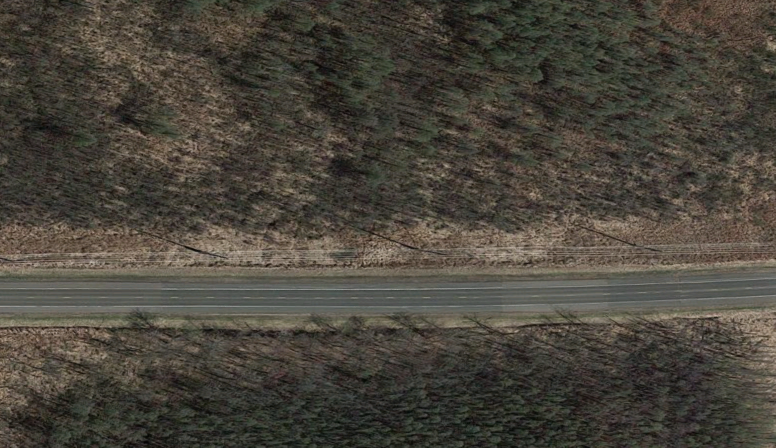
%> input picture Segmentation/RoadPic2.png, 1551 x 895 px (shown at 1/2 size)
$ octave watershedtest.m   (GNU Octave 9; MATLAB toolbox functions it lacks are replaced by stand-ins)
%> lines starting %> are read from the running program, lines starting %| are printed output that depends on the picture; in (x1, y1, x2, y2) boxes, pixels count from 0 and x2, y2 are one past the last pixel; in counts of white or black regions, pixels touching at a corner belong together; the program's own positions count from 1
%Test for road images.

%load the image and put it into grayscale.
road = imread('RoadPic2.png');
%> road is the input picture: size 895x1551x3 uint8; mean R, G, B 73.5, 68.8, 59.6
I = rgb2gray(road);

se = strel(ones(15,15)); %3 x 3 square of ones is the structure of the filter
%Morphogoical gradient options
basic_gradient = imdilate(I,se)-imerode(I,se);
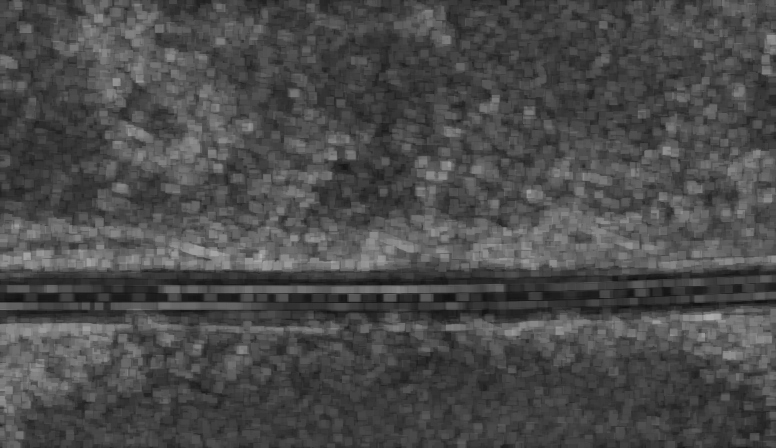
%> basic_gradient: size 895x1551 uint8 (shown at 1/2 size); min 12, max 178, mean 75
%Enchances internal boundaries of objects brighter than their background
%and the external objects darker than their background
internal_gradient = I - imerode(I,se);
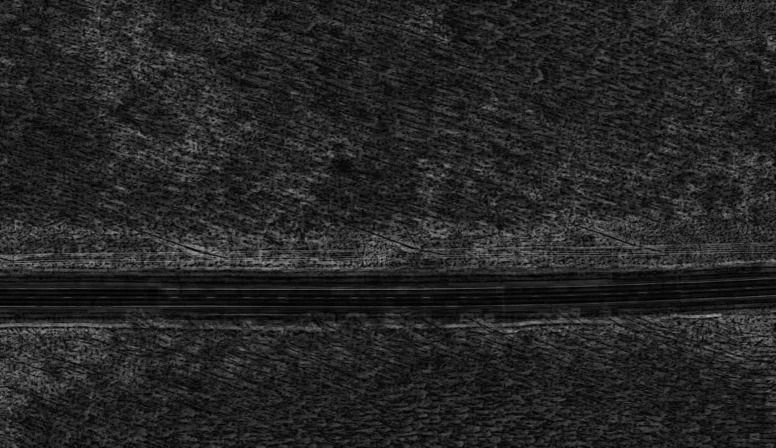
%> internal_gradient: size 895x1551 uint8 (shown at 1/2 size); min 0, max 173, mean 37
%Does the opposite of the internal_gradient.
external_gradient = imdilate(I,se) - I;
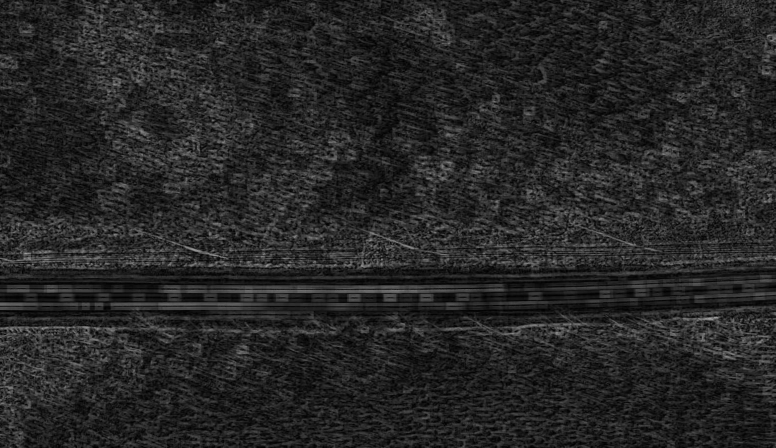
%> external_gradient: size 895x1551 uint8 (shown at 1/2 size); min 0, max 173, mean 37.9

%finding the forground of the picture.
rec = imreconstruct(external_gradient,I);
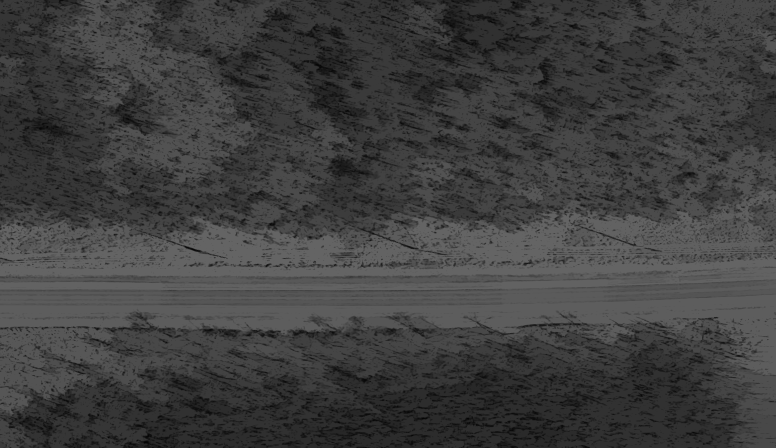
%> rec: size 895x1551 uint8 (shown at 1/2 size); min 0, max 100, mean 63.1
fgm = imregionalmax(rec);
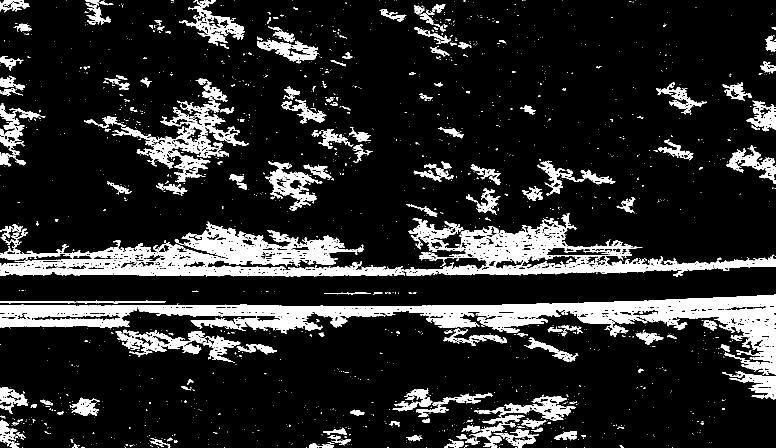
%> fgm: size 895x1551 logical (shown at 1/2 size); 14.7% white; 1600 white regions (1426 under 20 px), largest, box (x1, y1, x2, y2) and area: (0, 426, 1551, 554) 63098, (0, 589, 1551, 750) 55417, (225, 157, 497, 365) 11337
%Superimpose foreground onto the original
% I2 = I;
% I2(fgm) = 255;
% figure
% imshow(I2)

%Remove isolate pixels than are smaller than a specified number;
%Basically to clean things up so that only roads (i.e. long connected
%stretches, are detected.
fgm4 = bwareaopen(fgm,12000);
%> fgm4: size 895x1551 logical; 8.5% white; 2 white regions, box (x1, y1, x2, y2) and area: (0, 426, 1551, 554) 63098, (0, 589, 1551, 750) 55417
I3 = I;
I3(fgm4) = 255;
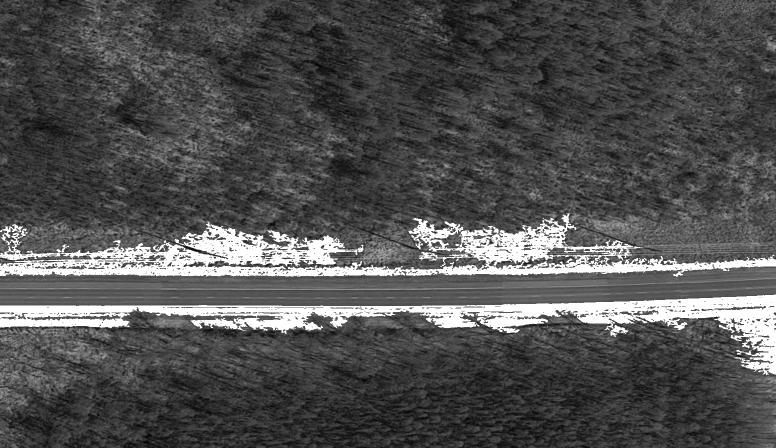
%> I3: size 895x1551 uint8 (shown at 1/2 size); min 0, max 255, mean 81
% figure
% imshow(I3)

%Find the background of the image
BW = edge(I3,'sobel');
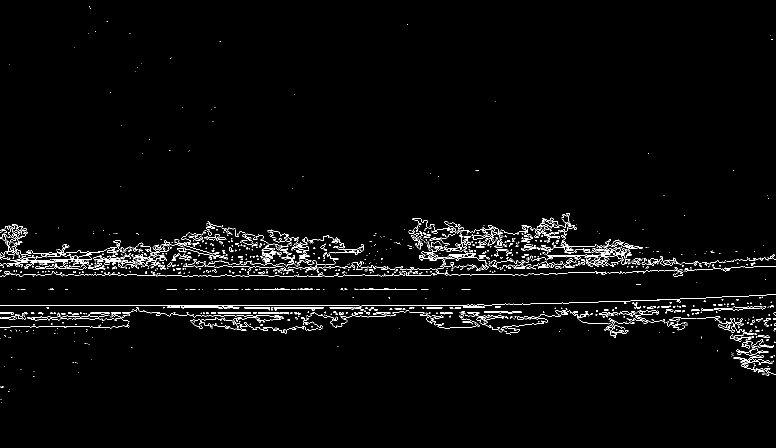
%> BW: size 895x1551 logical (shown at 1/2 size); 2.2% white in thin lines or dots, all inside (x1, y1, x2, y2) = (0, 13, 1551, 806)
%> (the run ends here)

$ run again, with Segmentation/1001.png copied over Segmentation/RoadPic2.png
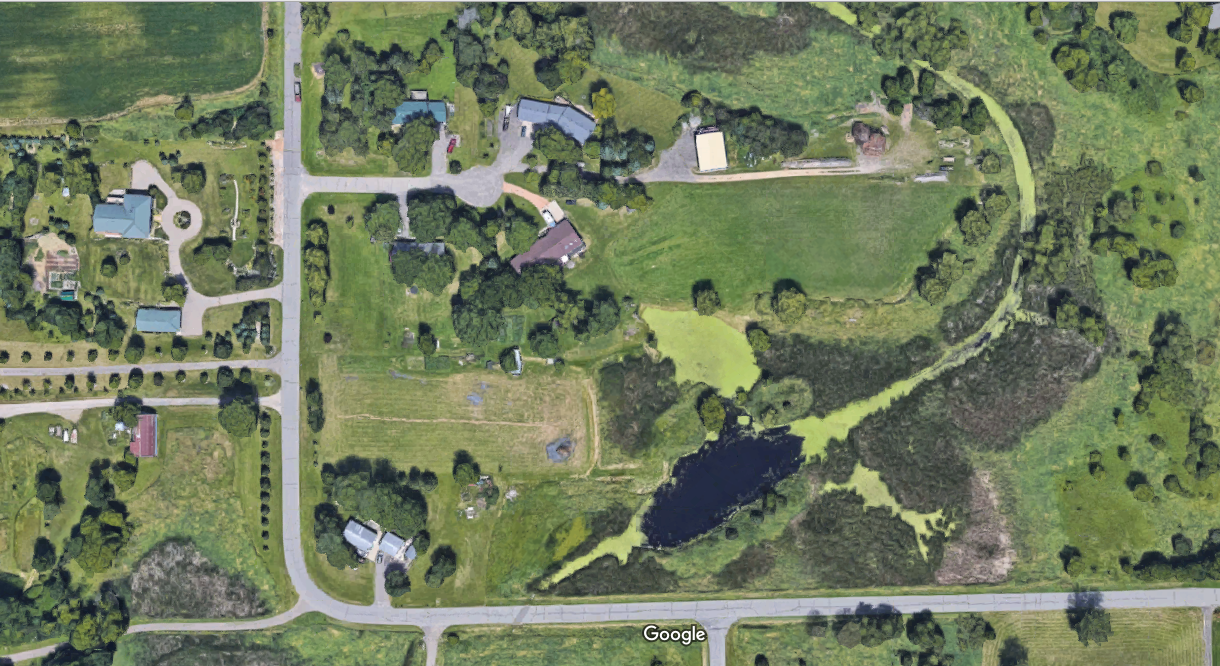
%> input picture Segmentation/1001.png, 1220 x 666 px
%> road is the input picture: size 666x1220x3 uint8; mean R, G, B 112.8, 124.2, 94.3
%> `fgm = imregionalmax(rec);`:
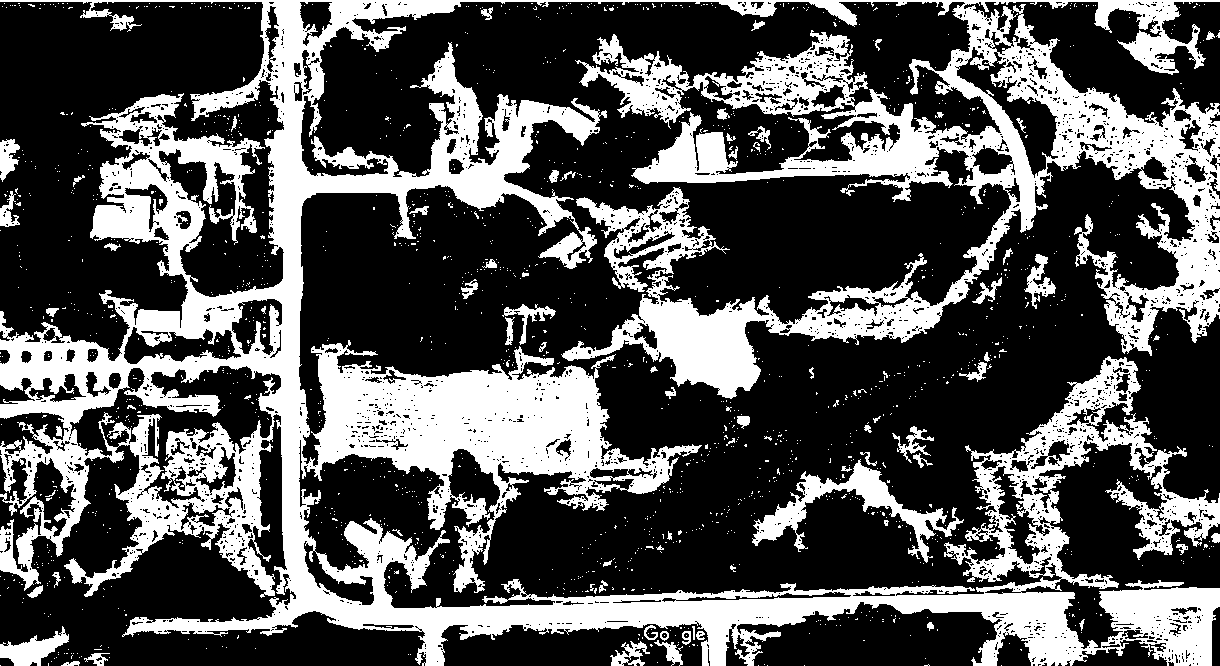
%> fgm: size 666x1220 logical; 33.2% white; 1497 white regions (1425 under 20 px), largest, box (x1, y1, x2, y2) and area: (0, 0, 1220, 666) 254245, (752, 459, 964, 563) 4596, (0, 626, 69, 666) 1250
%> fgm4: size 666x1220 logical; 31.3% white; 1 white region, box (x1, y1, x2, y2) and area: (0, 0, 1220, 666) 254245
%> `BW = edge(I3,'sobel');`:
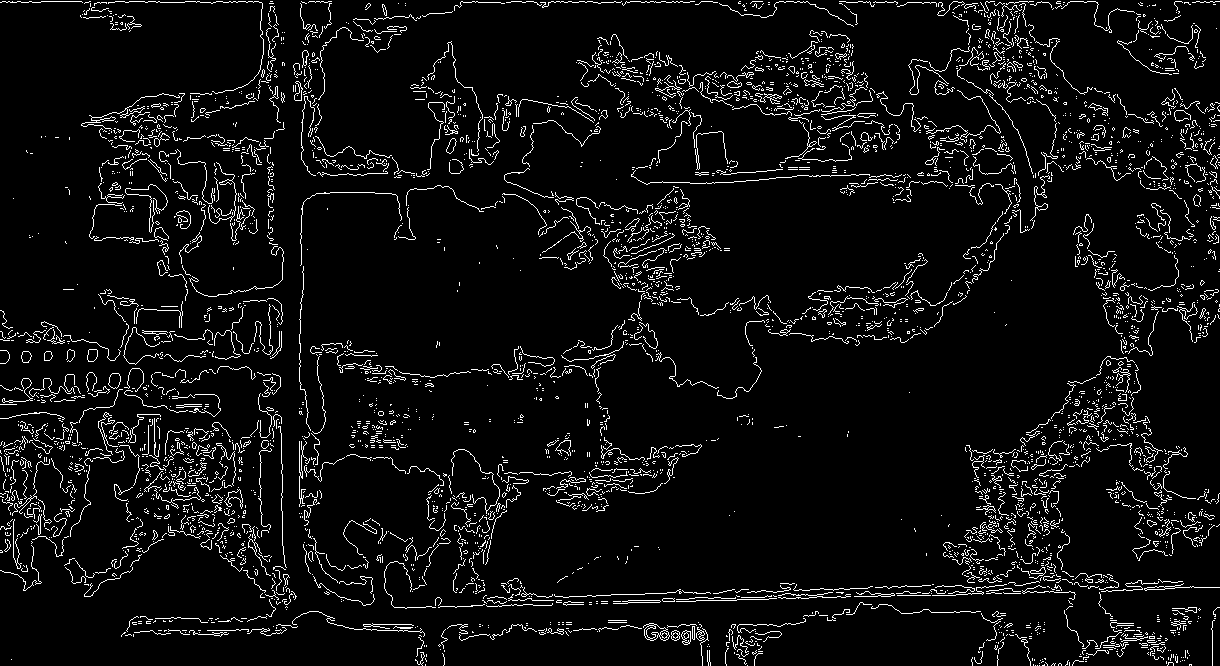
%> BW: size 666x1220 logical; 5.9% white in thin lines or dots

$ run again, with Segmentation/1002.png copied over Segmentation/RoadPic2.png
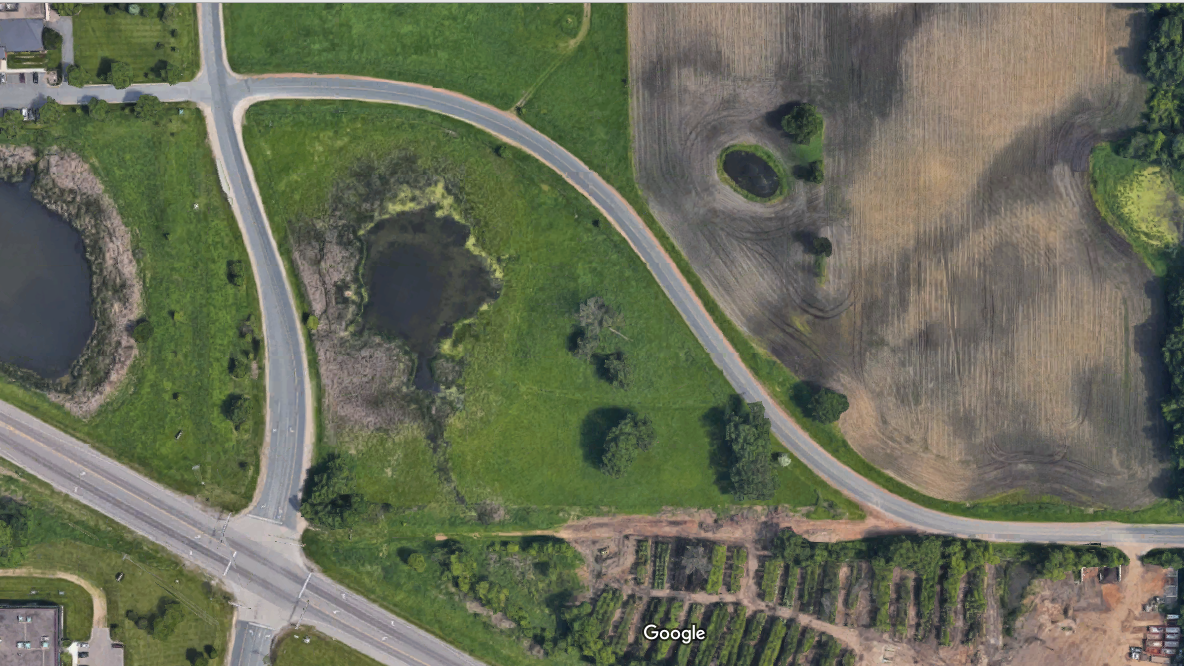
%> input picture Segmentation/1002.png, 1184 x 669 px
%> road is the input picture: size 669x1184x3 uint8; mean R, G, B 104.6, 109, 89.1
%> fgm: size 669x1184 logical; 21% white; 1344 white regions (1279 under 20 px), largest, box (x1, y1, x2, y2) and area: (0, 0, 1184, 669) 145082, (461, 505, 783, 621) 9804, (208, 272, 261, 405) 2320
%> fgm4: size 669x1184 logical; 18.3% white; 1 white region, box (x1, y1, x2, y2) and area: (0, 0, 1184, 669) 145082
%> `I3(fgm4) = 255;`:
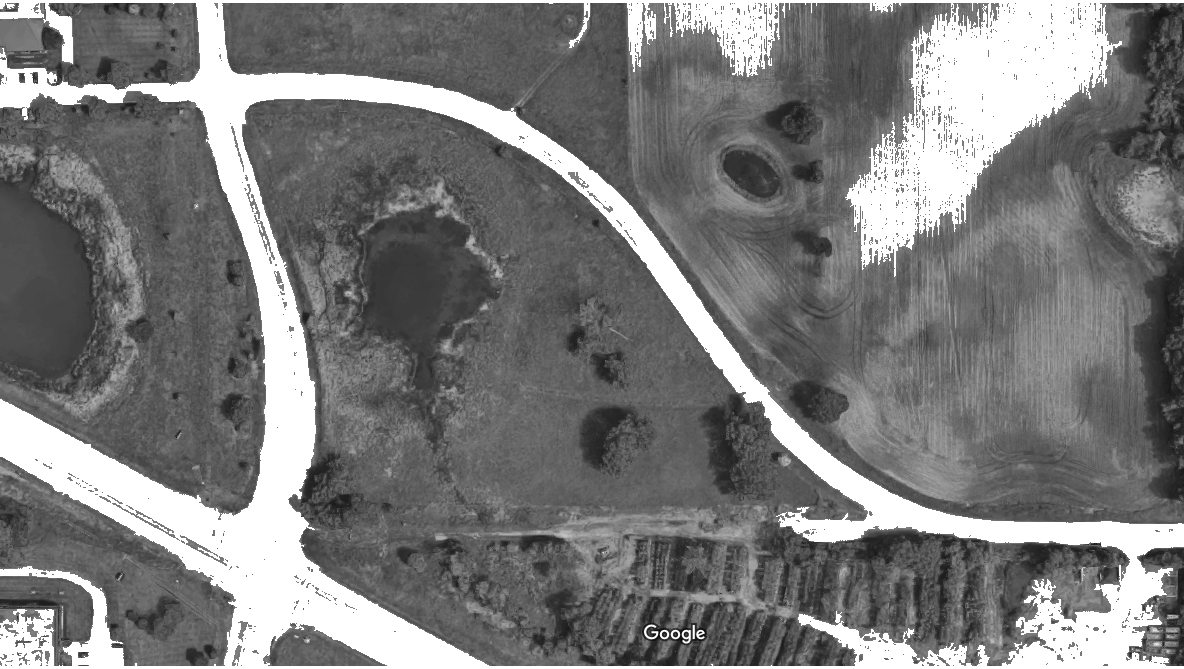
%> I3: size 669x1184 uint8; min 14, max 255, mean 123.5
%> `BW = edge(I3,'sobel');`:
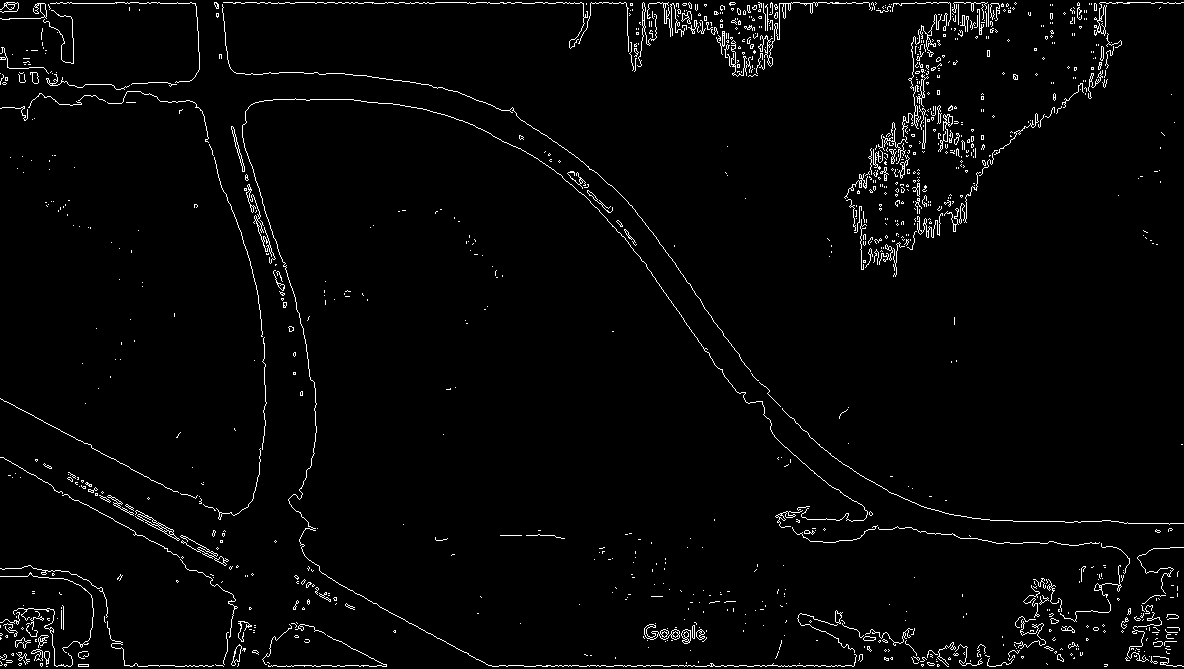
%> BW: size 669x1184 logical; 2.5% white in thin lines or dots

$ run again, with Segmentation/1003.png copied over Segmentation/RoadPic2.png
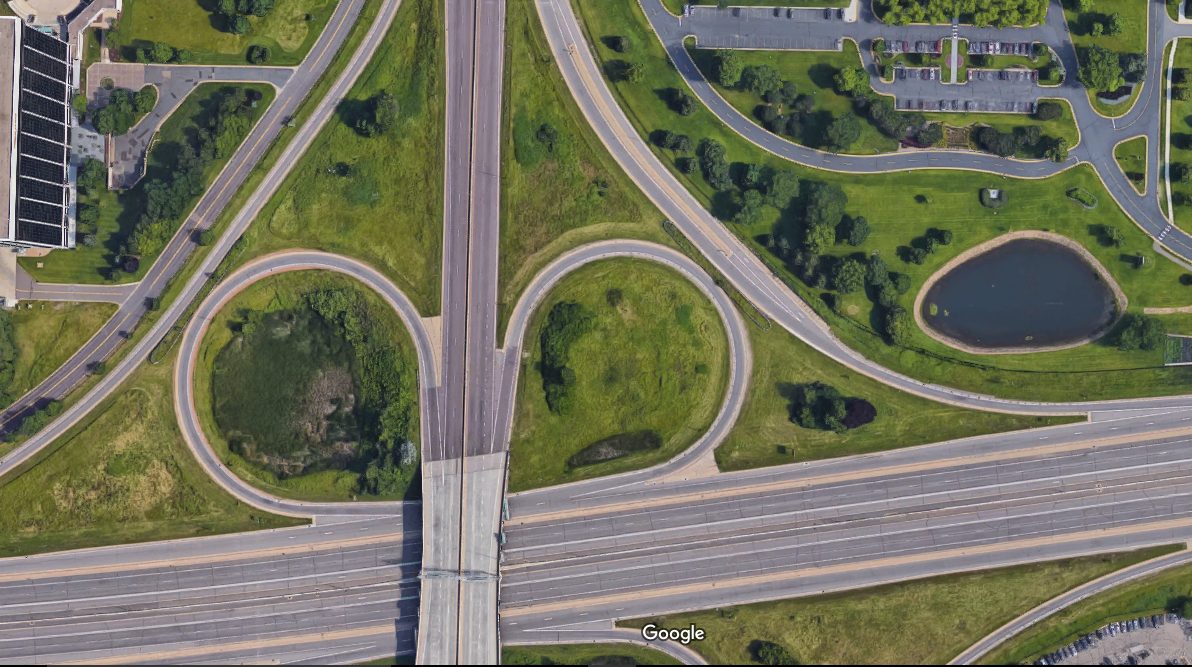
%> input picture Segmentation/1003.png, 1192 x 667 px
%> road is the input picture: size 667x1192x3 uint8; mean R, G, B 113.1, 113.8, 94.3
%> fgm: size 667x1192 logical; 31.4% white; 2858 white regions (2764 under 20 px), largest, box (x1, y1, x2, y2) and area: (0, 0, 1192, 665) 203895, (0, 0, 365, 414) 22884, (1053, 614, 1192, 665) 3903
%> fgm4: size 667x1192 logical; 28.5% white; 2 white regions, box (x1, y1, x2, y2) and area: (0, 0, 1192, 665) 203895, (0, 0, 365, 414) 22884
%> `BW = edge(I3,'sobel');`:
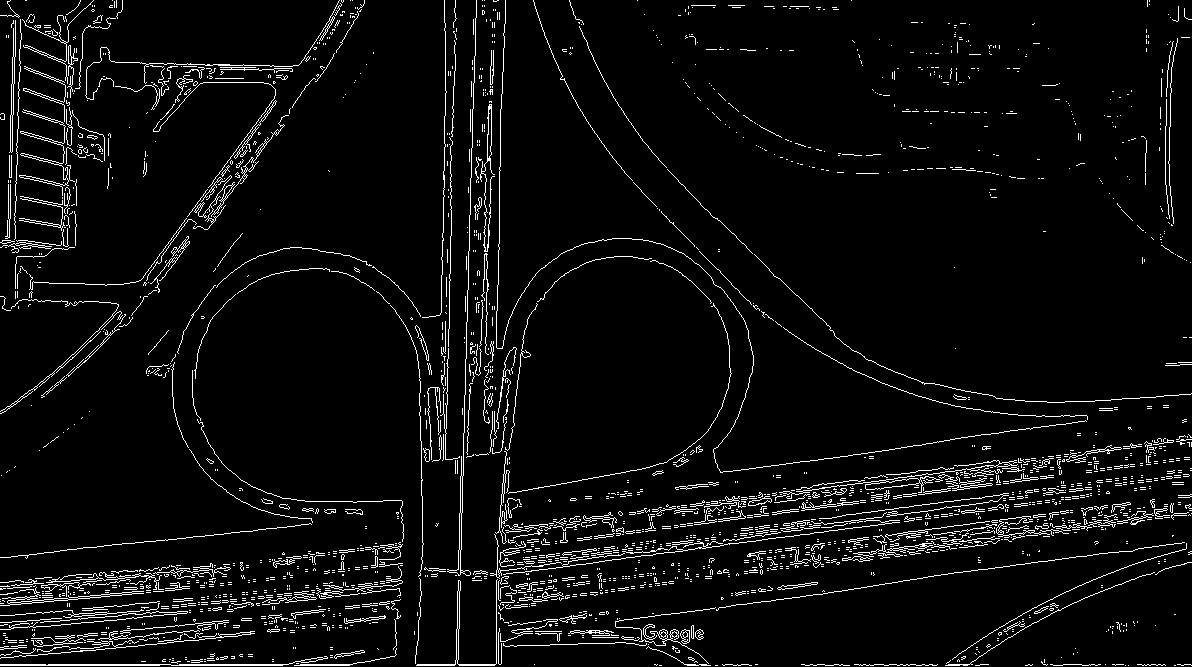
%> BW: size 667x1192 logical; 5% white in thin lines or dots
